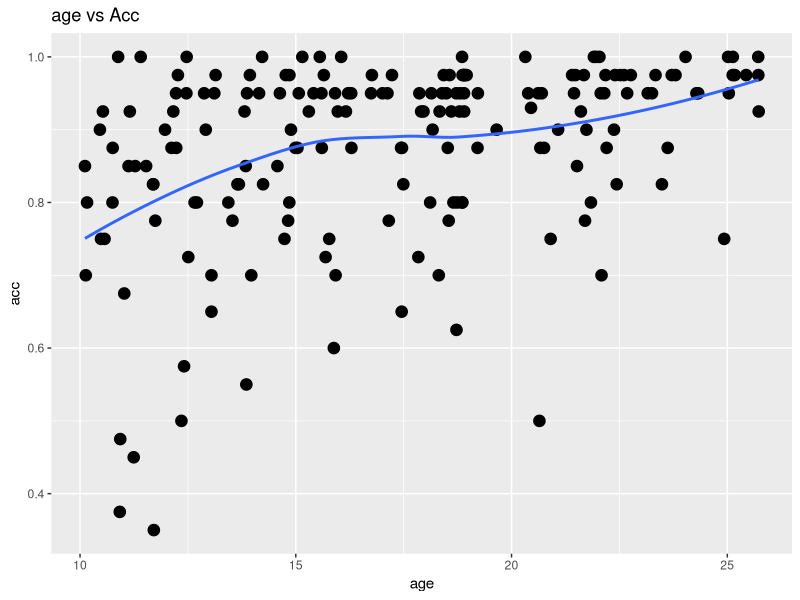
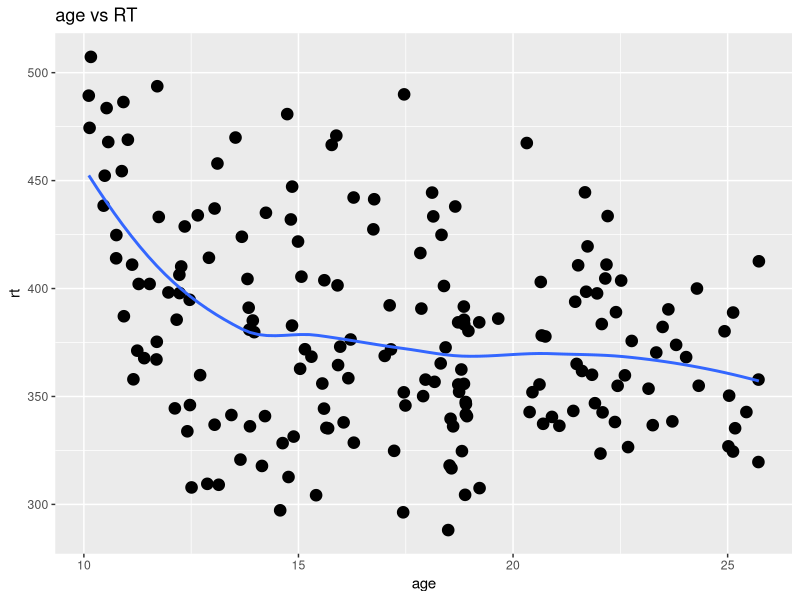
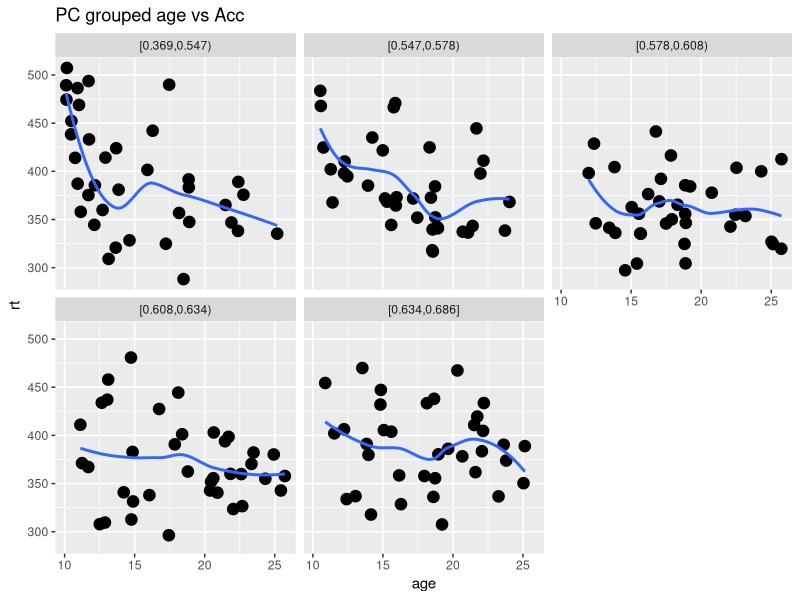
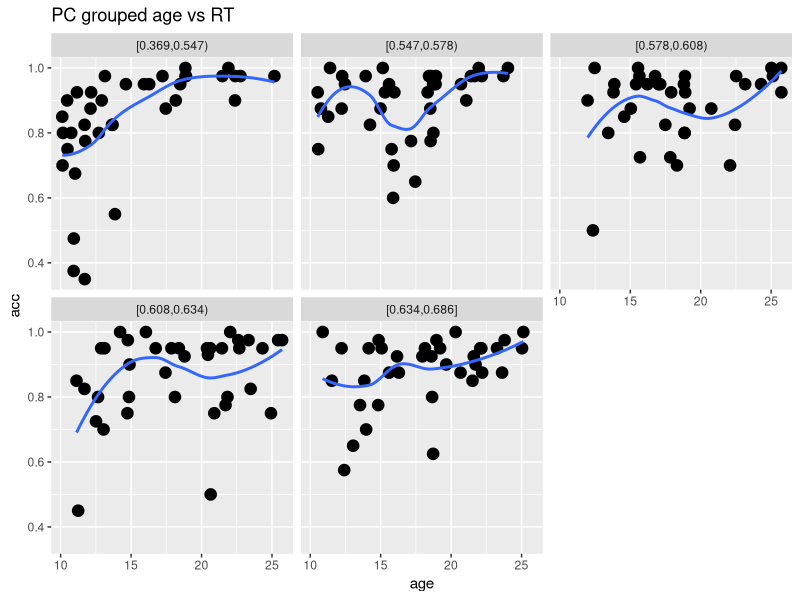
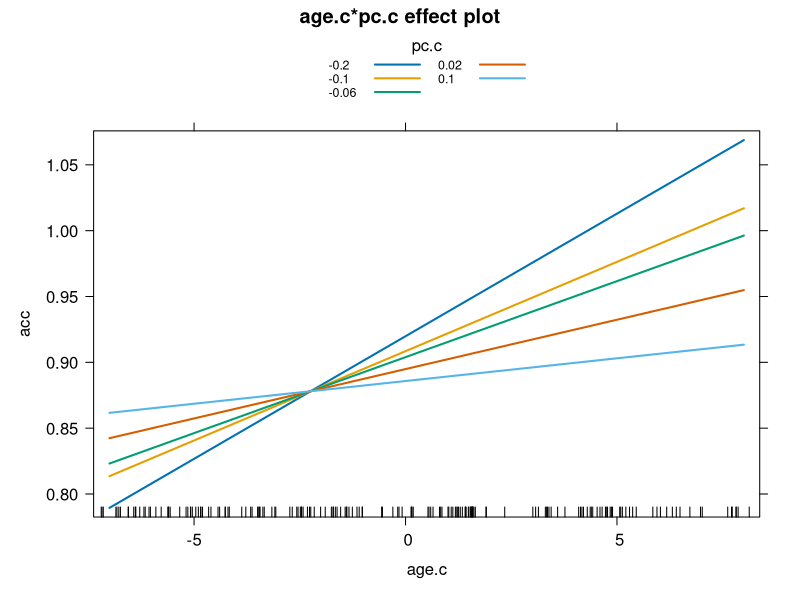
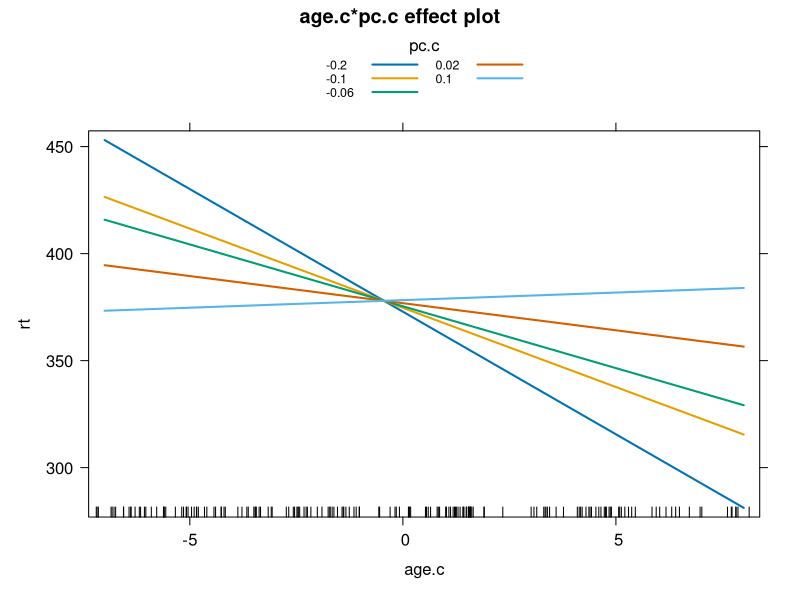

These charts were generated, in order, by the following R code:
library(effects) # install.packages(c('effects','ggplot2','MASS'))
library(ggplot2)
library(MASS)
#setwd(file.path(getMainDir(), "Miscellaneous", "Marek_PC_Mediation_Moderation"))

#C-O
age_pc_acc <- read.csv("csv/agePCperf.csv", header=FALSE, col.names=c("age", "pc", "acc"))
age_pc_rt <- read.csv("csv/RT_age_PC.csv", header=FALSE, col.names=c("age", "pc", "rt"))

co_pc_perf <- cbind(age_pc_acc, rt=age_pc_rt[,"rt"])

co_pc_perf$age.c <- co_pc_perf$age - mean(co_pc_perf$age)
co_pc_perf$pc.c <- co_pc_perf$pc - mean(co_pc_perf$pc)


# ACC
acc.ms <- summary(acc.m <- rlm(acc ~ age.c*pc.c, co_pc_perf))
png("imgs/ageplot_moderation_acc.png", width=8, height=8, units="in", res=200)
plot(effect(term="age.c:pc.c",mod=acc.m,default.levels=5),multiline=TRUE)
dev.off()

# RT
rt.ms  <- summary(rt.m  <- rlm(rt  ~ age.c*pc.c, co_pc_perf))
png("imgs/ageplot_moderation_rt.png", width=9, height=8, units="in", res=200)
plot(effect(term="age.c:pc.c",mod=rt.m,default.levels=5),multiline=TRUE)
dev.off()

print(mean(co_pc_perf$age))

# age against accuracy | RT
ggplot(co_pc_perf, aes(x=age, y=acc)) + geom_point(size=3.6) + stat_smooth(se=FALSE) + ggtitle('age vs Acc')
ggplot(co_pc_perf, aes(x=age, y=rt)) + geom_point(size=3.6) + stat_smooth(se=FALSE) + ggtitle('age vs RT')

# cut PC into 5 groups
co_pc_perf$pc_chunk <- Hmisc::cut2(co_pc_perf$pc, g=5)

ggplot(co_pc_perf, aes(x=age, y=rt)) + geom_point(size=3.6) + stat_smooth(se=FALSE) + facet_wrap(~pc_chunk)+ ggtitle('PC grouped age vs Acc')
ggplot(co_pc_perf, aes(x=age, y=acc)) + geom_point(size=3.6) + stat_smooth(se=FALSE) + facet_wrap(~pc_chunk) + ggtitle('PC grouped age vs RT')
